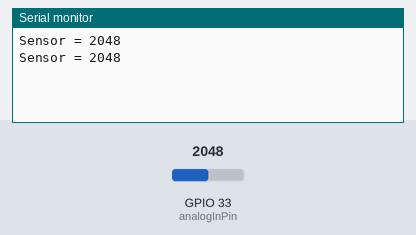
Bench run of a sketch on a simulated ESP32. Shown: the last lines printed to the serial monitor. The test bench sets the inputs (shaded band); at power-on: GPIO 33 (analogInPin) = 2048.

Above: at 1.8 s.
1.9 s: GPIO 33 (analogInPin) set to 2866
At 2.8 s:
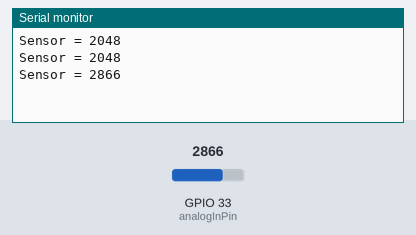
3.4 s: GPIO 33 (analogInPin) set to 3603
At 4.8 s:
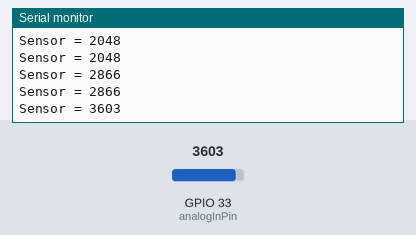
Timing chart, 0 to 6.4 s (numbered marks = the images above; inputs shaded):
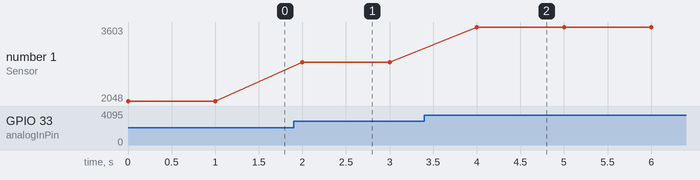

Measured:
- after the input at 1.9 s, the serial monitor: prints a new line after 0.10 s (image 1)
- after the input at 3.4 s, the serial monitor: prints a new line after 0.60 s (image 2)
- plotted number 1: 2048 → 2866 after the input at 1.9 s, 2866 → 3603 after the input at 3.4 s

The sketch:

WaterLevelCalibration.ino
```cpp
// // //Code Kalibrasi water level
// // //===============================================
const int analogInPin = 33;
int sensorValue = 0;

void setup() {
 Serial.begin(9600);
}

void loop() {
 sensorValue = analogRead(analogInPin);

 Serial.print("Sensor = " );
 Serial.println(sensorValue);

 delay(1000);
}

//==================================================

// #include <Wire.h>

// // Sensor pins
// #define sensorPin 33 // GPIO 13 untuk pembacaan analog (hanya mendukung input analog)

// // Thresholds untuk level air (berdasarkan pembacaan sensor analog)
// int lowerThreshold = 3100;
// int upperThreshold = 3700;

// int val = 0; // Variabel untuk level air

// void setup() {
//   Serial.begin(115200); // Baud rate ESP32 lebih tinggi
// }

// void loop() {
//   int rawValue = readSensor(); // Nilai mentah dari sensor

//   // Konversi nilai sensor ke persentase (0% - 100%) menggunakan threshold
//   int percentage;
//   if (rawValue <= lowerThreshold) {
//     percentage = map(rawValue, 0, lowerThreshold, 0, 33); // 0% - 33%
//   } else if (rawValue > lowerThreshold && rawValue <= upperThreshold) {
//     percentage = map(rawValue, lowerThreshold, upperThreshold, 34, 66); // 34% - 66%
//   } else {
//     percentage = map(rawValue, upperThreshold, 4095, 67, 100); // 67% - 100%
//   }

//   // Pastikan nilai persentase tetap dalam batas 0%-100%
//   percentage = constrain(percentage, 0, 100);

//   // Tampilkan kategori level air berdasarkan persentase
//   if (percentage == 0) {
//     Serial.println("Water Level: Empty");
//   } else if (percentage > 0 && percentage <= 33) {
//     Serial.println("Water Level: Low");
//   } else if (percentage > 33 && percentage <= 66) {
//     Serial.println("Water Level: Medium");
//   } else if (percentage > 66) {
//     Serial.println("Water Level: High");
//   }

//   // Tampilkan nilai persentase dan nilai mentah
//   Serial.print("Sensor Raw Value = ");
//   Serial.println(rawValue);
//   Serial.print("Water Level (Percentage) = ");
//   Serial.print(percentage);
//   Serial.println("%");

//   delay(1000);
// }

// // Fungsi untuk membaca sensor
// int readSensor() {
//   delay(10); // Tunggu sensor stabil (jika ada noise atau delay dari sensor fisik)
//   val = analogRead(sensorPin); // Baca nilai dari sensor
//   return val;
// }
```
